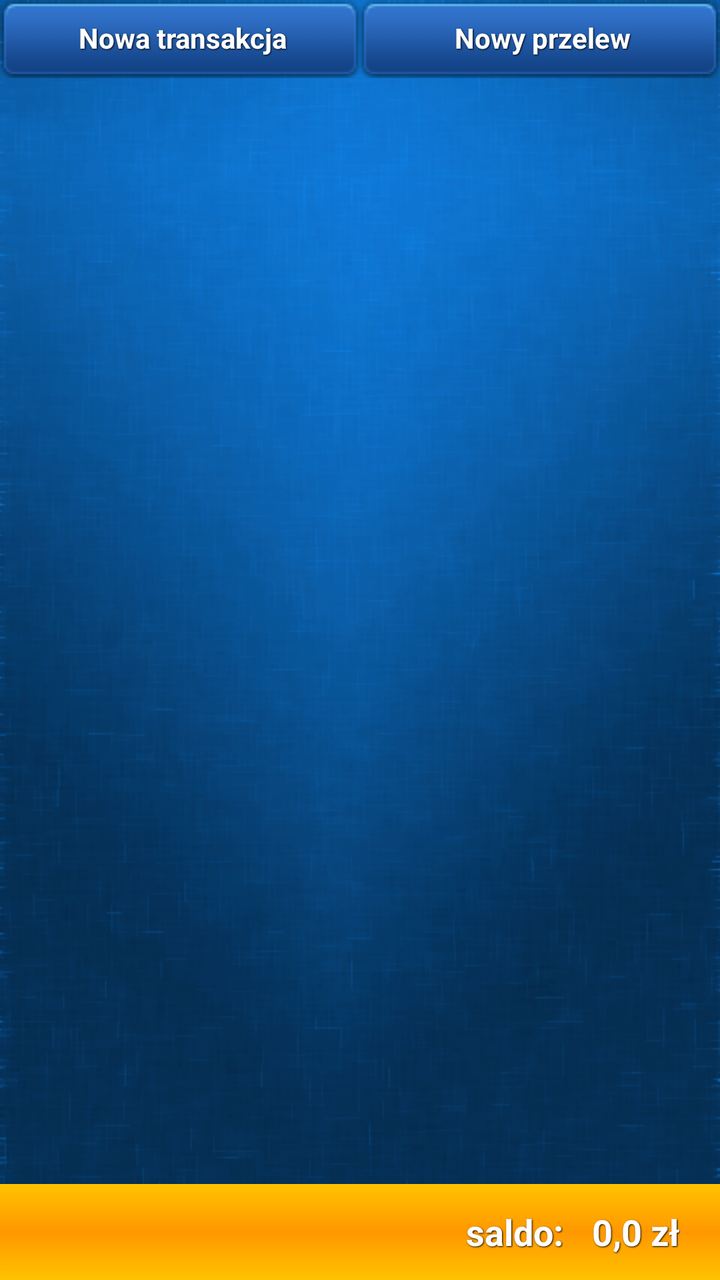
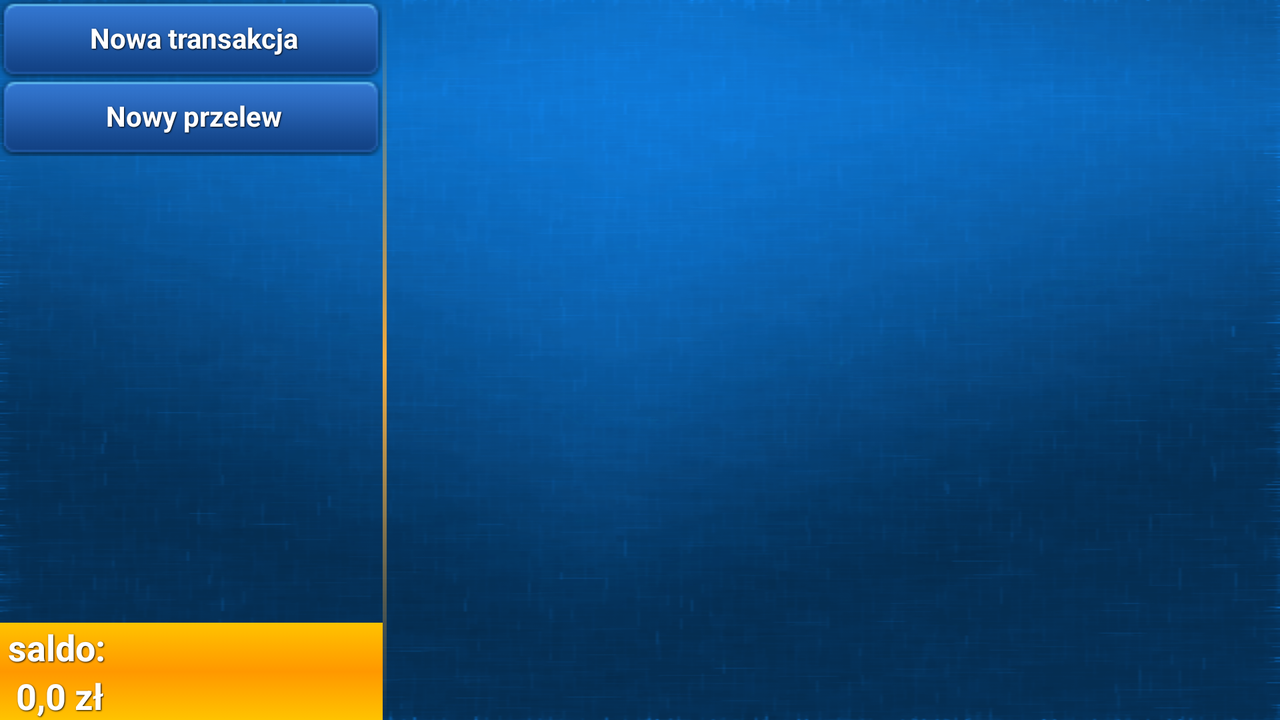

The same Android screen from two of the app's own layout files: first res/layout/ as a phone draws it, then the repository's variant for another configuration, drawn on a device whose configuration selects that folder. Both files follow.
<!-- AndroidManifest.xml: application theme AppTheme -->
<!-- res/layout/activity_main.xml -->
<RelativeLayout xmlns:tools="http://schemas.android.com/tools"
    xmlns:android="http://schemas.android.com/apk/res/android"
    android:id="@+id/Rl04"
    android:layout_width="fill_parent"
    android:layout_height="fill_parent"
    android:background="@drawable/app_background_dark" >

    <LinearLayout
        android:id="@+id/ll"
        android:layout_width="match_parent"
        android:layout_height="wrap_content"
        android:weightSum="1" >

        <Button
            android:id="@+id/account_btn_new_transaction"
            style="@style/Style_TextWithShadow"
            android:layout_width="0dip"
            android:layout_height="match_parent"
            android:layout_weight="0.5"
            android:background="@color/btn_blue"
            android:text="Nowa transakcja" />

        <Button
            android:id="@+id/account_btn_new_transfer"
            style="@style/Style_TextWithShadow"
            android:layout_width="0dip"
            android:layout_height="match_parent"
            android:layout_weight="0.5"
            android:background="@color/btn_blue"
            android:text="Nowy przelew" />
    </LinearLayout>

    <LinearLayout
        android:layout_width="fill_parent"
        android:layout_height="fill_parent"
        android:background="@drawable/app_background_dark"
        android:orientation="vertical"
        android:visibility="gone" >
    </LinearLayout>

    <ListView
        android:id="@+id/account_listview"
        android:layout_width="fill_parent"
        android:layout_height="wrap_content"
        android:layout_above="@+id/rl"
        android:layout_below="@+id/ll"
        android:cacheColorHint="@android:color/transparent" >

    </ListView>

    <RelativeLayout
        android:id="@+id/rl"
        android:layout_width="match_parent"
        android:layout_height="wrap_content"
        android:layout_alignParentBottom="true"
        android:layout_alignParentRight="true"
        android:layout_centerHorizontal="true"
        android:background="@color/background_orange"
        android:minHeight="48dp" >

        <TextView
            android:id="@+id/account_tbx_balance"
            style="@style/Style_TextWithShadow"
            android:layout_width="wrap_content"
            android:layout_height="wrap_content"
            android:layout_alignParentRight="true"
            android:layout_centerVertical="true"
            android:layout_marginRight="20dp"
            android:text="0,0 zł"
            android:textAppearance="?android:attr/textAppearanceMedium" />

        <TextView
            android:id="@+id/textView1"
            style="@style/Style_TextWithShadow"
            android:layout_width="wrap_content"
            android:layout_height="wrap_content"
            android:layout_alignBaseline="@+id/account_tbx_balance"
            android:layout_alignBottom="@+id/account_tbx_balance"
            android:layout_centerVertical="true"
            android:layout_marginRight="10dp"
            android:layout_toLeftOf="@+id/account_tbx_balance"
            android:text="@string/saldo"
            android:textAppearance="?android:attr/textAppearanceMedium" />

    </RelativeLayout>

</RelativeLayout>
<!-- resources referenced by this layout -->
<resources>
  <!-- drawable app_background_dark: png bitmap (drawable-hdpi, 186427 bytes) -->
  <string name="saldo">"saldo: "</string>
  <style name="Style_TextWithShadow">
          <item name="android:layout_width">fill_parent</item>
          <item name="android:layout_height">wrap_content</item>
          <item name="android:shadowColor">@color/black</item>
          <item name="android:shadowDx">1</item>
          <item name="android:shadowDy">1</item>
          <item name="android:shadowRadius">1.5</item>
          <item name="android:textStyle">bold</item>
          <item name="android:textColor">#FFF</item>
      </style>
  <style name="AppTheme" parent="android:Theme.Black" />
  <color name="black">#000000</color>
</resources>
<!-- res/layout-land/activity_main.xml (the repository's variant of the layout above) -->
<!-- drawn on the phone turned sideways -->
<LinearLayout xmlns:tools="http://schemas.android.com/tools"
    xmlns:android="http://schemas.android.com/apk/res/android"
    android:id="@+id/LL03"
    android:layout_width="fill_parent"
    android:layout_height="fill_parent"
    android:background="@drawable/app_background_dark"
    android:orientation="horizontal"
    android:weightSum="1" >

    <RelativeLayout
        android:id="@+id/Rl04"
        android:layout_width="0dip"
        android:layout_height="fill_parent"
        android:layout_weight="0.3" >

        <LinearLayout
            android:id="@+id/ll"
            android:layout_width="match_parent"
            android:layout_height="wrap_content"
            android:orientation="vertical" >

            <Button
                android:id="@+id/account_btn_new_transaction"
                style="@style/Style_TextWithShadow"
                android:layout_width="fill_parent"
                android:layout_height="wrap_content"
                android:background="@color/btn_blue"
                android:text="Nowa transakcja" />

            <Button
                android:id="@+id/account_btn_new_transfer"
                style="@style/Style_TextWithShadow"
                android:layout_width="fill_parent"
                android:layout_height="wrap_content"
                android:background="@color/btn_blue"
                android:text="Nowy przelew" />
        </LinearLayout>

        <LinearLayout
            android:id="@+id/rl"
            android:layout_width="match_parent"
            android:layout_height="wrap_content"
            android:layout_alignParentBottom="true"
            android:layout_alignParentRight="true"
            android:layout_centerHorizontal="true"
            android:background="@color/background_orange"
            android:minHeight="48dp"
            android:orientation="vertical" >

            <TextView
                android:id="@+id/textView1"
                style="@style/Style_TextWithShadow"
                android:layout_width="wrap_content"
                android:layout_height="wrap_content"
                android:layout_marginLeft="4dp"
                android:layout_marginRight="10dp"
                android:text="@string/saldo"
                android:textAppearance="?android:attr/textAppearanceMedium" />

            <TextView
                android:id="@+id/account_tbx_balance"
                style="@style/Style_TextWithShadow"
                android:layout_width="wrap_content"
                android:layout_height="wrap_content"
                android:layout_marginLeft="8dp"
                android:layout_marginRight="20dp"
                android:text="0,0 zł"
                android:textAppearance="?android:attr/textAppearanceMedium" />

        </LinearLayout>

    </RelativeLayout>

    <View
        android:id="@+id/View02"
        android:layout_width="2dp"
        android:layout_height="fill_parent"
        android:background="@color/separator_vertical" />

    <LinearLayout
        android:layout_width="0dip"
        android:layout_height="fill_parent"
        android:layout_weight="0.7"
        android:orientation="vertical" >

        <ListView
            android:id="@+id/account_listview"
            android:layout_width="fill_parent"
            android:layout_height="wrap_content"
            android:cacheColorHint="@android:color/transparent" >
        </ListView>
    </LinearLayout>

</LinearLayout>
